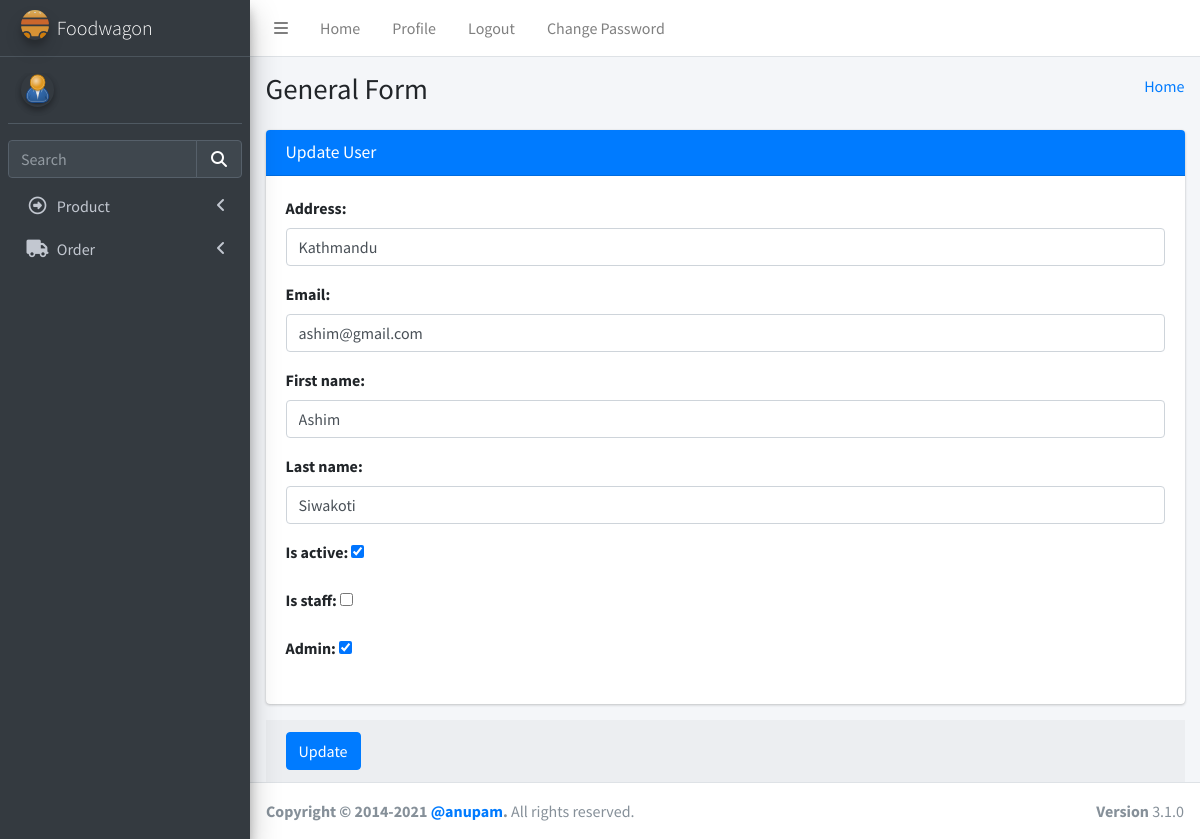
The page /admins/4/ on the database its author committed.
### login/models.py (models this page shows, shortened)
class User(AbstractBaseUser):
    email = models.EmailField(max_length=255, unique=True, default="a@gmail.com")
    address = models.TextField(max_length=30, blank=True)
    first_name = models.TextField(max_length=30, blank=True, default="eg aster")
    last_name = models.TextField(max_length=30, blank=True)
    is_staff = models.BooleanField(default=False)  # non super-user
    is_active = models.BooleanField(default=False)
    admin = models.BooleanField(default=False)  # a superuser
    last_login = models.DateTimeField(blank=True, null=True, verbose_name="last login")
    profile_pic = models.ImageField(blank=True, null=True, upload_to="images/user/")
    USERNAME_FIELD = "email"
    objects = UserManager()

### admins/views.py (the view, shortened to what this page needs)
# urls.py: path("<int:id>/", views.UpdateUser, name="updateuser"),
def UpdateUser(request, id):
    data = User.objects.get(pk=id)
    fm = UserUpdateForm(instance=data)
    return render(request, "admin/updateuser.html", {"form": fm})

### templates/admin/updateuser.html (shortened to what this page needs)
{%extends "admin/base.html" %} {% load static %}
{% block csspart %}
<link rel="stylesheet" href="{%static 'plugins/fontawesome-free/css/all.min.css' %}" />
<link rel="stylesheet" href="{%static 'dist/css/adminlte.min.css' %}" />
</head>
{% endblock csspart %}
{%block bodycontent%}
<body class="hold-transition sidebar-mini">
    <div class="wrapper">
        <div class="content-wrapper">
            <section class="content-header">
                <div class="container-fluid">
                    <div class="row mb-2">
                        <div class="col-sm-6">
                            <h1>General Form</h1>
                        </div>
                        <div class="col-sm-6">
                            <ol class="breadcrumb float-sm-right">
                                <li class="breadcrumb-item"><a href="#">Home</a></li>
                            </ol>
                        </div>
                    </div>
                </div>
            </section>
            <section class="content">
                <div class="container-fluid">
                    <div class="row">
                        <div class="col-md-12">
                            <div class="card card-primary">
                                <div class="card-header">
                                    <h3 class="card-title">Update User</h3>
                                </div>
                                <form method="POST" action="" novalidate>
                                <div class="card-body">
                                    {%for formfield in form%}
                                        <div class="form-group">
                                            {{formfield.label_tag}}
                                            {{ formfield}}
                                        </div>
                                    {% endfor%}
                                </div>
                            </div>
                            <div class="card-footer">
                                <button type="submit" class="btn btn-primary">
                                    Update
                                </button>
                            </div>
                        </div>
                    </div>
                </div>
        </div>
    </div>
    {%endblock bodycontent%}

### rows shown on the page
User: form "Kathmandu" "ashim@gmail.com" "Ashim" "Siwakoti" "☑" "☑"
